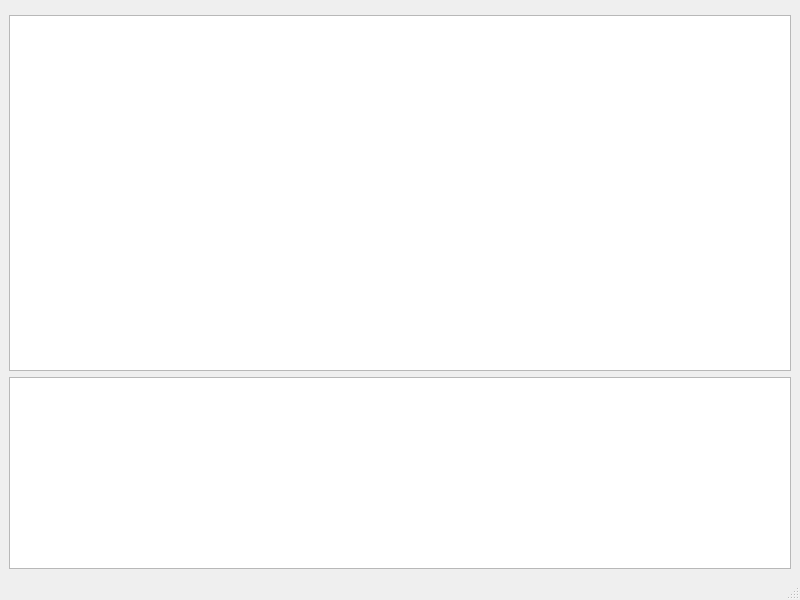
<?xml version="1.0" encoding="UTF-8"?>
<ui version="4.0">
 <class>aeditortab</class>
 <widget class="QMainWindow" name="aeditortab">
  <property name="geometry">
   <rect>
    <x>0</x>
    <y>0</y>
    <width>800</width>
    <height>600</height>
   </rect>
  </property>
  <property name="windowTitle">
   <string>MainWindow</string>
  </property>
  <widget class="QWidget" name="centralwidget">
   <layout class="QVBoxLayout" name="verticalLayout_2">
    <item>
     <layout class="QGridLayout" name="gridLayout">
      <item row="0" column="0" alignment="Qt::AlignTop">
       <widget class="QWidget" name="widget" native="true">
        <property name="sizePolicy">
         <sizepolicy hsizetype="Preferred" vsizetype="Expanding">
          <horstretch>0</horstretch>
          <verstretch>0</verstretch>
         </sizepolicy>
        </property>
       </widget>
      </item>
      <item row="2" column="0">
       <widget class="QTextBrowser" name="textBrowser">
        <property name="sizePolicy">
         <sizepolicy hsizetype="Minimum" vsizetype="Minimum">
          <horstretch>0</horstretch>
          <verstretch>0</verstretch>
         </sizepolicy>
        </property>
       </widget>
      </item>
      <item row="1" column="0">
       <widget class="QPlainTextEdit" name="plainTextEdit"/>
      </item>
     </layout>
    </item>
   </layout>
  </widget>
  <widget class="QStatusBar" name="statusbar"/>
  <action name="actionBuild">
   <property name="text">
    <string>Build</string>
   </property>
  </action>
 </widget>
 <resources/>
 <connections/>
</ui>
